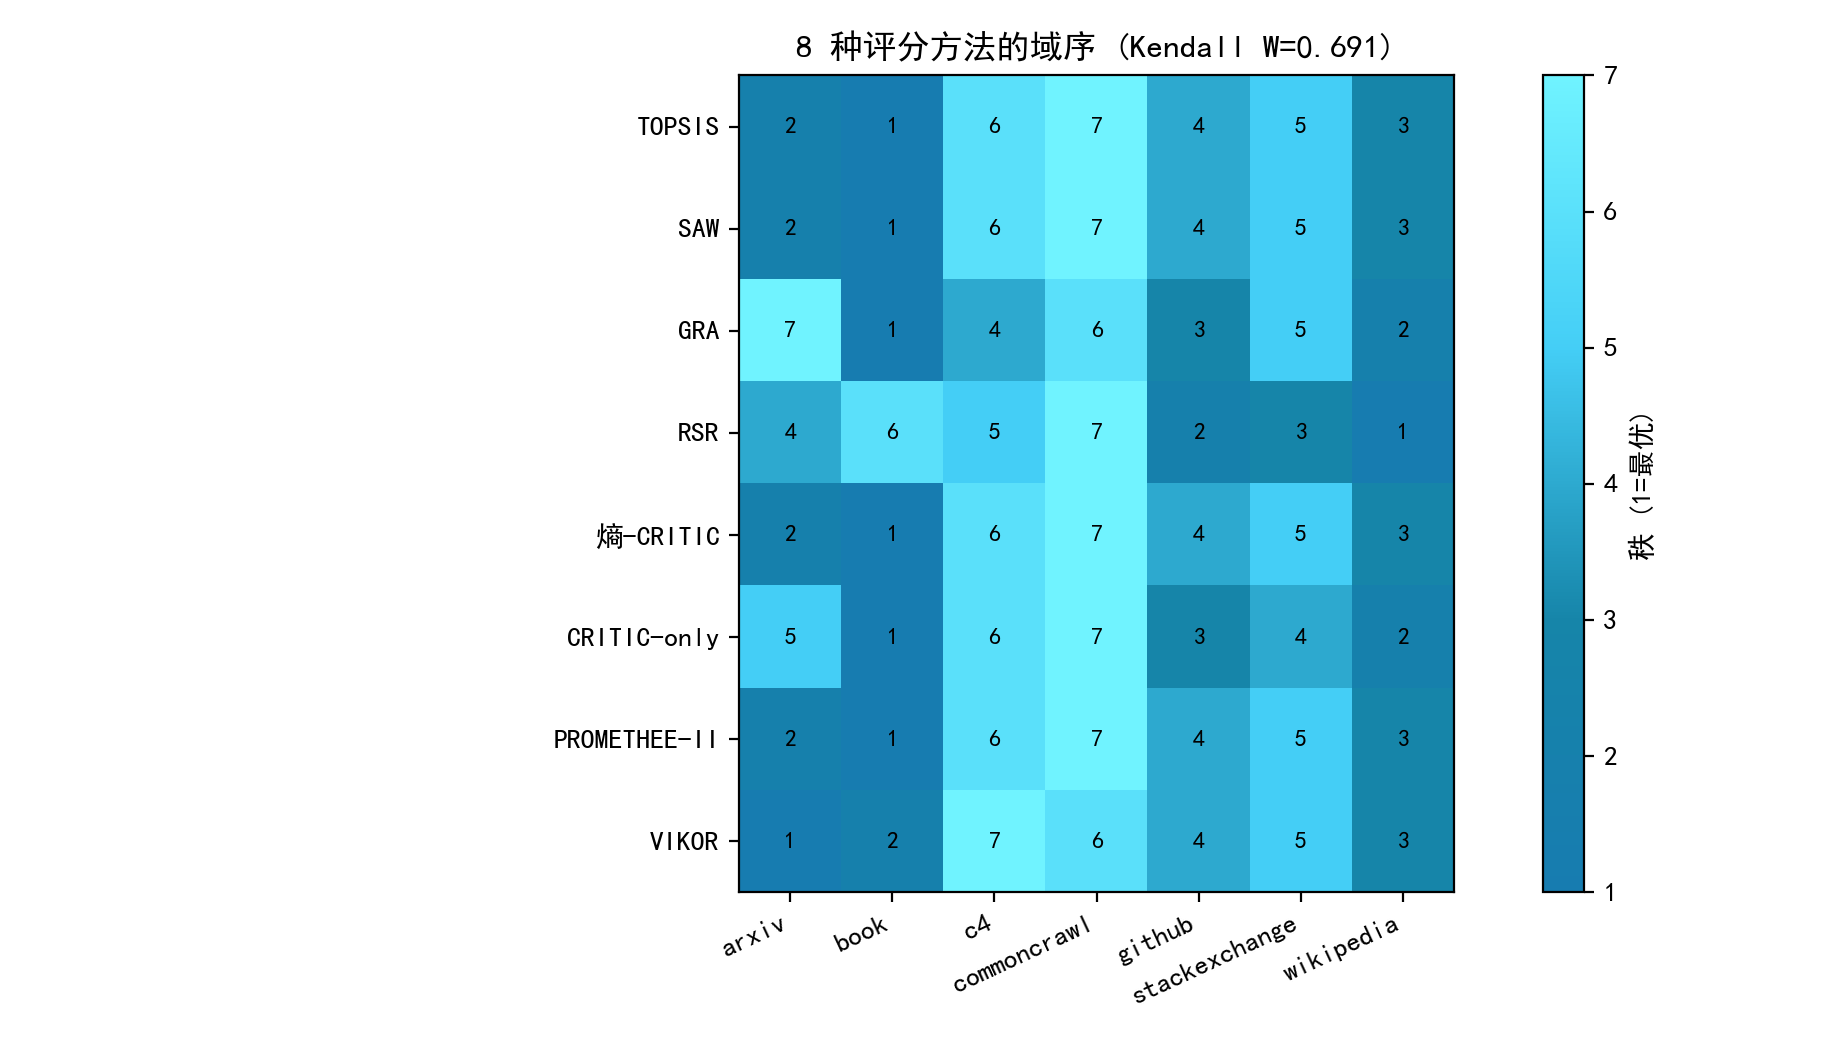

This figure's Python source:
# -*- coding: utf-8 -*-
"""
v81 实验: 综合评分方法的域序一致性扩展 (Kendall W / 两两 Spearman)
在 v37 同一数据口径 (A1 51230 + A2/A3 各 15000 = 81230 样本) 上,
把方法族从 6 种扩展到 8 种: TOPSIS / SAW / GRA / RSR / 熵-CRITIC(0.5:0.5) /
CRITIC-only / PROMETHEE-II / VIKOR:
1) Kendall W: 8 方法是否一致同意"book 最优"类排序;
2) 两两 Spearman: 方法间成对一致性 (含新方法族);
3) 说明: SAW 与熵-CRITIC 使用同一组合权重 (0.5 熵 + 0.5 CRITIC), 域序重合,
   去重后 7 个独立方法; PROMETHEE-II 为 outranking 类, VIKOR 为折衷类.
输出: experiments/v81_p1_method_agree8.csv/.json/.png
"""
import os, json
import numpy as np
import pandas as pd
import sys
sys.path.insert(0, os.path.join(os.path.dirname(__file__), "..", "code"))
from p1_quality import (load_jsonl_xz, build_frame, winsorize_minmax,
                        entropy_weight, critic_weight, topsis, ALL_IND)
from common import A, BASE
from scipy.stats import spearmanr

EX = os.path.join(os.path.dirname(__file__))
os.makedirs(EX, exist_ok=True)

import matplotlib
matplotlib.use("Agg")
import matplotlib.pyplot as plt
import matplotlib.font_manager as fm
for _f in ("SimHei.ttf", "simsun.ttf"):
    _p = os.path.join(BASE, _f)
    if os.path.exists(_p):
        fm.fontManager.addfont(_p)
plt.rcParams["font.sans-serif"] = ["SimHei"]
plt.rcParams["axes.unicode_minus"] = False
plt.rcParams["axes.prop_cycle"] = "cycler(color=['#177cb0', '#1685a9', '#3eede7', '#70f3ff', '#44cef6', '#88ada6'])"
import plotstyle


def gra(X, ref):
    """灰色关联度: 参考序列为各列最优(越大越好)"""
    d = np.abs(X - ref)
    dmin, dmax = d.min(), d.max()
    rho = (dmin + 0.5 * dmax) / (d + 0.5 * dmax)
    return rho.mean(axis=1)


def saw(X, w):
    return X @ w


def rsr(X):
    """秩和比: 各指标内 rank 求和后归一"""
    R = np.zeros_like(X)
    for j in range(X.shape[1]):
        R[:, j] = X[:, j].argsort().argsort() + 1
    return R.sum(axis=1) / (X.shape[1] * X.shape[0])


def promethee_ii(X, w):
    """PROMETHEE-II: 线性偏好函数 P(d)=d/d_max, 净流量 phi=phi+ - phi-"""
    d = X[:, None, :] - X[None, :, :]              # (n, n, m) 候选a优于b的分指标差
    wd = (d * w[None, None, :]).sum(axis=2)        # 加权差
    p = np.clip(wd, 0, None)                       # 偏好强度 (正部分)
    phi_plus = p.sum(axis=1) / (X.shape[0] - 1)
    phi_minus = p.sum(axis=0) / (X.shape[0] - 1)
    return phi_plus - phi_minus


def vikor(X, w, v=0.5):
    """VIKOR: 折衷解, Q = v*Snorm + (1-v)*Rnorm, 越小越好"""
    fstar = X.max(axis=0); fminus = X.min(axis=0)
    span = np.where(fstar - fminus > 1e-12, fstar - fminus, 1e-12)
    dnorm = (fstar[None, :] - X) / span            # (n, m) 越小越好(归一化距离)
    S = (dnorm * w).sum(axis=1)
    R = (dnorm * w).max(axis=1)
    Sstar, Sminus = S.min(), S.max()
    Rstar, Rminus = R.min(), R.max()
    Sn = (S - Sstar) / max(Sminus - Sstar, 1e-12)
    Rn = (R - Rstar) / max(Rminus - Rstar, 1e-12)
    Q = v * Sn + (1 - v) * Rn
    return Q, S, R


def main():
    a1 = load_jsonl_xz(os.path.join(A, "slimpajama_quality_signal_sample.jsonl.xz"), limit=60000)
    a2 = load_jsonl_xz(os.path.join(A, "slimpajama_quality_extended", "arxiv_part-6777d8857c6e-000486.jsonl.xz"), limit=15000)
    a3 = load_jsonl_xz(os.path.join(A, "slimpajama_quality_extended", "github_part-6777d8857c6e-000275.jsonl.xz"), limit=15000)
    df = pd.concat([build_frame(a1), build_frame(a2, domain_hint="arxiv"),
                    build_frame(a3, domain_hint="github")], ignore_index=True)
    dom = df["_source_domain"].fillna("none").to_numpy()
    Xraw = df[ALL_IND].to_numpy(dtype=float)
    X = winsorize_minmax(Xraw.copy())
    X = np.where(np.isnan(X), np.nanmean(X, axis=0), X)
    we, _e = entropy_weight(X)
    wc = critic_weight(X)[0]
    w = 0.5 * np.asarray(we, float) + 0.5 * np.asarray(wc, float)
    wC = np.asarray(wc, float)

    # PROMETHEE-II / VIKOR 为"备选方案"类方法 (outranking/折衷), 直接在
    # 7 域 x 22 指标的域均矩阵上计算 (备选方案 = 7 个域), 与加权聚合类
    # 方法(样本级评分后取域均值)口径互补.
    doms0 = [d for d in np.unique(dom) if np.sum(dom == d) >= 50]
    Xd = np.vstack([np.nanmean(X[dom == d], axis=0) for d in doms0])
    phi = promethee_ii(Xd, w)
    Qv, _Sv, _Rv = vikor(Xd, w)

    scores = {"TOPSIS": topsis(X, w), "SAW": saw(X, w), "GRA": gra(X, X.max(axis=0)),
              "RSR": rsr(X), "熵-CRITIC": saw(X, w), "CRITIC-only": saw(X, wC),
              "PROMETHEE-II": pd.Series(phi, index=doms0), "VIKOR": pd.Series(-Qv, index=doms0)}
    doms = doms0
    print("域:", doms, "| n:", int(len(df)))
    table = {}
    for name, s in scores.items():
        if isinstance(s, pd.Series) and list(s.index) == doms:
            means = s
        else:
            means = pd.Series(s, index=dom).groupby(level=0).mean()
        table[name] = [means[d] for d in doms]
    df2 = pd.DataFrame(table, index=doms)
    df2.to_csv(os.path.join(EX, "v81_p1_method_agree8.csv"), encoding="utf-8-sig")

    ranks = df2.rank(axis=0, ascending=False)
    m, n = len(table), len(doms)
    T = ranks.sum(axis=1)
    S = np.sum((T - m * (n + 1) / 2) ** 2)
    W = 12 * S / (m ** 2 * n * (n ** 2 - 1))

    names = list(table.keys())
    pairs = []
    for i in range(m):
        for j in range(i + 1, m):
            rho = spearmanr(df2[names[i]], df2[names[j]]).statistic
            pairs.append({"a": names[i], "b": names[j], "spearman": float(rho)})
    pr = pd.DataFrame(pairs)
    pr.to_csv(os.path.join(EX, "v81_p1_method_pairwise8.csv"), index=False, encoding="utf-8-sig")
    print(f"Kendall W (8 方法) = {W:.4f}")
    print(f"两两 Spearman 均值 {pr['spearman'].mean():.3f} | 最小 {pr['spearman'].min():.3f}")
    print("各方法域序 (1=最优):")
    print(ranks.astype(int).to_string())

    # 加权/贴近度类子集 (TOPSIS/SAW/熵-CRITIC/PROMETHEE-II/VIKOR) 一致性
    wset = ["TOPSIS", "SAW", "熵-CRITIC", "PROMETHEE-II", "VIKOR"]
    wpairs = pr[pr["a"].isin(wset) & pr["b"].isin(wset)]
    print(f"加权/贴近度 5 方法两两 Spearman 均值: {wpairs['spearman'].mean():.3f} | 最小: {wpairs['spearman'].min():.3f}")

    with open(os.path.join(EX, "v81_p1_method_agree8.json"), "w", encoding="utf-8") as f:
        json.dump({"n_samples": int(len(df)), "kendall_W_8": float(W),
                   "pairwise": pr.to_dict("records"),
                   "ranks": ranks.astype(int).to_dict(),
                   "weighted5_mean_spearman": float(wpairs["spearman"].mean()),
                   "weighted5_min_spearman": float(wpairs["spearman"].min())},
                  f, ensure_ascii=False, indent=2)

    fig, ax = plt.subplots(figsize=(9.2, 5.2))
    R = ranks.astype(int)
    im = ax.imshow(R.T, cmap="cyan_seq_r", vmin=1, vmax=n)
    ax.set_xticks(range(len(doms))); ax.set_xticklabels(doms, rotation=25, ha="right")
    ax.set_yticks(range(len(names))); ax.set_yticklabels(names)
    for i in range(len(names)):
        for j in range(len(doms)):
            ax.text(j, i, str(R.iloc[j, i]), ha="center", va="center", fontsize=8.5)
    ax.set_title(f"8 种评分方法的域序 (Kendall W={W:.3f})")
    fig.colorbar(im, ax=ax, label="秩 (1=最优)")
    fig.tight_layout(); fig.savefig(os.path.join(EX, "v81_p1_method_agree8.png"), dpi=200)
    plt.close(fig)
    print("\ndone v81")


if __name__ == "__main__":
    main()
